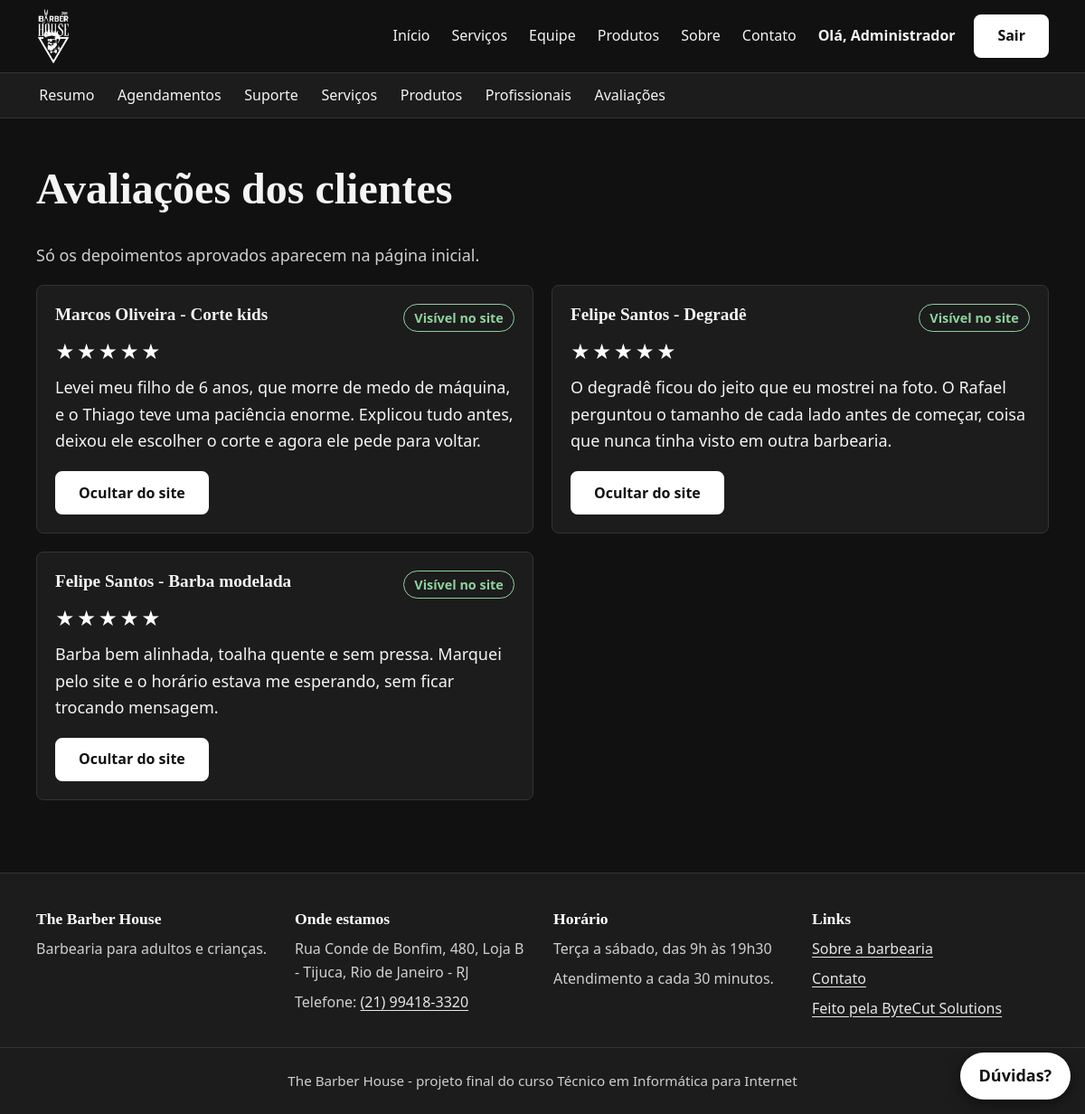
The app's page /admin/avaliacoes.php (signed in) with its own data.
### tables this page shows
CREATE TABLE avaliacoes (
    id INT AUTO_INCREMENT PRIMARY KEY,
    agendamento_id INT NOT NULL UNIQUE,
    usuario_id INT NOT NULL,
    nota INT NOT NULL,
    comentario TEXT,
    aprovado TINYINT NOT NULL DEFAULT 1,
    criado_em DATETIME NOT NULL DEFAULT CURRENT_TIMESTAMP,
    CONSTRAINT chk_nota CHECK (nota BETWEEN 1 AND 5),
    CONSTRAINT fk_avaliacao_agendamento FOREIGN KEY (agendamento_id) REFERENCES agendamentos(id) ON DELETE CASCADE,
    CONSTRAINT fk_avaliacao_usuario FOREIGN KEY (usuario_id) REFERENCES usuarios(id) ON DELETE CASCADE
);

CREATE TABLE usuarios (
    id INT AUTO_INCREMENT PRIMARY KEY,
    nome VARCHAR(120) NOT NULL,
    email VARCHAR(150) NOT NULL UNIQUE,
    senha_hash VARCHAR(255) NOT NULL,
    tipo ENUM('cliente', 'funcionario', 'admin') NOT NULL DEFAULT 'cliente',
    criado_em DATETIME NOT NULL DEFAULT CURRENT_TIMESTAMP
);

CREATE TABLE servicos (
    id INT AUTO_INCREMENT PRIMARY KEY,
    nome VARCHAR(120) NOT NULL,
    descricao TEXT,
    preco DECIMAL(10,2) NOT NULL,
    categoria ENUM('Adulto', 'Infantil', 'Barba e Cuidados') NOT NULL,
    imagem VARCHAR(255) NULL
);

### includes/funcoes.php (called while the page is built, shortened)
<?php
function e($texto) {
    return htmlspecialchars((string) $texto, ENT_QUOTES, "UTF-8");
}

### admin/avaliacoes.php (the view, shortened to what this page needs)
<?php
require_once "../includes/funcoes.php";
$sql = "SELECT v.*, u.nome AS cliente, s.nome AS servico
        FROM avaliacoes v
        JOIN usuarios u ON u.id = v.usuario_id
        JOIN agendamentos a ON a.id = v.agendamento_id
        JOIN servicos s ON s.id = a.servico_id
        ORDER BY v.criado_em DESC";
$avaliacoes = $pdo->query($sql)->fetchAll();
require_once "../includes/header.php";
?>
<section class="secao">
    <div class="container">
        <h1>Avaliações dos clientes</h1>
        <p class="subtitulo">Só os depoimentos aprovados aparecem na página inicial.</p>
        <div class="lista-agendamentos">
            <?php foreach ($avaliacoes as $v): ?>
                <article class="cartao cartao-corpo">
                    <div class="agendamento-topo">
                        <h2 class="titulo-pequeno"><?= e($v["cliente"]) ?> - <?= e($v["servico"]) ?></h2>
                        <?php if ($v["aprovado"]): ?>
                            <span class="selo selo-confirmado">Visível no site</span>
                        <?php else: ?>
                            <span class="selo selo-cancelado">Oculto</span>
                        <?php endif; ?>
                    </div>
                    <p class="estrelas" aria-label="Nota <?= (int) $v["nota"] ?> de 5"><?= str_repeat("★", $v["nota"]) . str_repeat("☆", 5 - $v["nota"]) ?></p>
                    <p><?= e($v["comentario"]) ?></p>
                    <form method="post">
                        <?php if ($v["aprovado"]): ?>
                            <button type="submit" name="acao" value="ocultar" class="botao botao-pequeno botao-contorno">Ocultar do site</button>
                        <?php else: ?>
                            <button type="submit" name="acao" value="aprovar" class="botao botao-pequeno">Aprovar e mostrar no site</button>
                        <?php endif; ?>
                    </form>
                </article>
            <?php endforeach; ?>
        </div>
    </div>
</section>
<?php require_once "../includes/footer.php"; ?>

### assets/css/style.css (style rules this page uses)
:root { --preto: #111111; --grafite: #1c1c1c; --linha: #333333; --destaque: #ffffff; --destaque-claro: #e6e6e6; --gelo: #f4f4f4; --suave: #cfcfcf; --erro: #ff9b92; --ok: #8fd19e; --aviso: #f0c36a; --raio: 8px; }
*, *::before, *::after { box-sizing: border-box; }
html { scroll-behavior: smooth; }
body { margin: 0; background: var(--preto); color: var(--gelo); font-family: "Segoe UI", system-ui, -apple-system, Arial, sans-serif; font-size: 1.125rem; line-height: 1.65; }
h1, h2, h3, h4 { font-family: Georgia, "Times New Roman", serif; line-height: 1.25; margin: 0 0 0.6em; font-weight: 700; }
h1 { font-size: clamp(2rem, 5vw, 3rem); }
h2 { font-size: clamp(1.5rem, 3.5vw, 2.1rem); margin-top: 1.5em; }
.titulo-pequeno { font-size: 1.2rem; margin-top: 0; }
p { margin: 0 0 1em; }
.container { width: min(1120px, 100% - 2rem); margin-inline: auto; }
.botao, button.botao { display: inline-flex; align-items: center; justify-content: center; min-height: 48px; padding: 0.7rem 1.5rem; background: var(--destaque); color: #111111; border: 2px solid var(--destaque); border-radius: var(--raio); font: inherit; font-weight: 700; font-size: 1rem; text-decoration: none; cursor: pointer; line-height: 1.2; }
.botao-contorno { background: transparent; color: var(--gelo); }
.botao-pequeno { min-height: 44px; padding: 0.45rem 1rem; }
.secao { padding: 3rem 0; }
.subtitulo { color: var(--suave); max-width: 62ch; }
.cartao { background: var(--grafite); border: 1px solid var(--linha); border-radius: var(--raio); overflow: hidden; }
.cartao-corpo { padding: 1.25rem; }
.selo { display: inline-block; padding: 0.15rem 0.7rem; border-radius: 999px; font-size: 0.9rem; font-weight: 600; border: 1px solid currentColor; white-space: nowrap; }
.selo-ok, .selo-confirmado { color: var(--ok); }
.estrelas { color: var(--destaque); font-size: 1.3rem; letter-spacing: 2px; margin-bottom: 0.5rem; }
::placeholder { color: #9a9a9a; }
.lista-agendamentos { display: grid; grid-template-columns: repeat(2, 1fr); gap: 1.25rem; }
.agendamento-topo { display: flex; justify-content: space-between; gap: 1rem; align-items: flex-start; flex-wrap: wrap; }

### records on screen
avaliacoes: usuario.nome "Marcos Oliveira", servicos.nome "Corte kids", aprovado "Visível no site", nota "★★★★★", comentario "Levei meu filho de 6 anos, que morre de medo de máquina, e o Thiago teve uma paciência enorme. Explicou tudo antes, deixou ele escolher o corte e agora ele pede para voltar."
avaliacoes: usuario.nome "Felipe Santos", servicos.nome "Degradê", aprovado "Visível no site", nota "★★★★★", comentario "O degradê ficou do jeito que eu mostrei na foto. O Rafael perguntou o tamanho de cada lado antes de começar, coisa que nunca tinha visto em outra barbearia."
avaliacoes: usuario.nome "Felipe Santos", servicos.nome "Barba modelada", aprovado "Visível no site", nota "★★★★★", comentario "Barba bem alinhada, toalha quente e sem pressa. Marquei pelo site e o horário estava me esperando, sem ficar trocando mensagem."

### other values on screen
primeiro_nome($u["nome"]) "Administrador"
$endereco_barbearia "Rua Conde de Bonfim, 480, Loja B - Tijuca, Rio de Janeiro - RJ"
$telefone_barbearia "(21) 99418-3320"
$horario_barbearia "Terça a sábado, das 9h às 19h30"
